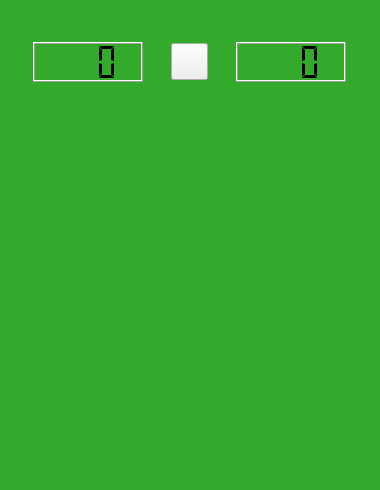
<?xml version="1.0" encoding="UTF-8"?>
<ui version="4.0">
 <class>MainWindow</class>
 <widget class="QMainWindow" name="MainWindow">
  <property name="geometry">
   <rect>
    <x>0</x>
    <y>0</y>
    <width>380</width>
    <height>490</height>
   </rect>
  </property>
  <property name="sizePolicy">
   <sizepolicy hsizetype="Fixed" vsizetype="Fixed">
    <horstretch>0</horstretch>
    <verstretch>0</verstretch>
   </sizepolicy>
  </property>
  <property name="minimumSize">
   <size>
    <width>380</width>
    <height>490</height>
   </size>
  </property>
  <property name="maximumSize">
   <size>
    <width>380</width>
    <height>490</height>
   </size>
  </property>
  <property name="windowTitle">
   <string>Buscaminas</string>
  </property>
  <property name="styleSheet">
   <string notr="true">QMainWindow { 
	background-color: rgb(51, 170, 43);
}
</string>
  </property>
  <widget class="QWidget" name="centralWidget">
   <layout class="QGridLayout" name="gridLayout">
    <item row="0" column="0">
     <layout class="QVBoxLayout" name="verticalLayout">
      <item>
       <layout class="QHBoxLayout" name="horizontalLayout">
        <item>
         <widget class="QLCDNumber" name="score_lcd">
          <property name="sizePolicy">
           <sizepolicy hsizetype="Fixed" vsizetype="Fixed">
            <horstretch>0</horstretch>
            <verstretch>0</verstretch>
           </sizepolicy>
          </property>
          <property name="minimumSize">
           <size>
            <width>110</width>
            <height>40</height>
           </size>
          </property>
          <property name="maximumSize">
           <size>
            <width>110</width>
            <height>40</height>
           </size>
          </property>
          <property name="digitCount">
           <number>3</number>
          </property>
          <property name="segmentStyle">
           <enum>QLCDNumber::Flat</enum>
          </property>
         </widget>
        </item>
        <item>
         <widget class="QPushButton" name="start_button">
          <property name="sizePolicy">
           <sizepolicy hsizetype="Fixed" vsizetype="Fixed">
            <horstretch>0</horstretch>
            <verstretch>0</verstretch>
           </sizepolicy>
          </property>
          <property name="minimumSize">
           <size>
            <width>37</width>
            <height>37</height>
           </size>
          </property>
          <property name="maximumSize">
           <size>
            <width>37</width>
            <height>37</height>
           </size>
          </property>
          <property name="text">
           <string/>
          </property>
          <property name="iconSize">
           <size>
            <width>20</width>
            <height>20</height>
           </size>
          </property>
         </widget>
        </item>
        <item>
         <widget class="QLCDNumber" name="time_lcd">
          <property name="sizePolicy">
           <sizepolicy hsizetype="Fixed" vsizetype="Fixed">
            <horstretch>0</horstretch>
            <verstretch>0</verstretch>
           </sizepolicy>
          </property>
          <property name="minimumSize">
           <size>
            <width>110</width>
            <height>40</height>
           </size>
          </property>
          <property name="maximumSize">
           <size>
            <width>110</width>
            <height>40</height>
           </size>
          </property>
          <property name="digitCount">
           <number>3</number>
          </property>
          <property name="segmentStyle">
           <enum>QLCDNumber::Flat</enum>
          </property>
         </widget>
        </item>
       </layout>
      </item>
      <item>
       <widget class="QWidget" name="widget" native="true">
        <property name="sizePolicy">
         <sizepolicy hsizetype="Fixed" vsizetype="Fixed">
          <horstretch>0</horstretch>
          <verstretch>0</verstretch>
         </sizepolicy>
        </property>
        <property name="minimumSize">
         <size>
          <width>360</width>
          <height>360</height>
         </size>
        </property>
        <property name="maximumSize">
         <size>
          <width>360</width>
          <height>360</height>
         </size>
        </property>
       </widget>
      </item>
     </layout>
    </item>
   </layout>
  </widget>
  <widget class="QMenuBar" name="menuBar">
   <property name="geometry">
    <rect>
     <x>0</x>
     <y>0</y>
     <width>380</width>
     <height>21</height>
    </rect>
   </property>
  </widget>
 </widget>
 <layoutdefault spacing="6" margin="11"/>
 <resources/>
 <connections/>
</ui>
